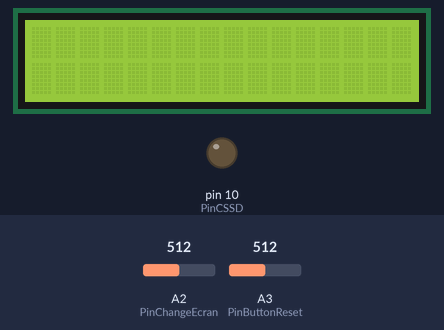
This sketch was run on a simulated Arduino Uno, built with avr-gcc and run on an emulated ATmega328P. Shown: 16×2 character LCD, output pins drawn as LEDs (lit = HIGH). Inputs (shaded band) come from the test bench; at power-on: A2 (PinChangeEcran) = 512, A3 (PinButtonReset) = 512. The local clock reads 2024-03-15 10:24:30 at power-on unless the sketch sets it; storage starts empty; what the sketch prints to the serial monitor is not drawn.

Above: at 1.2 s.
1.3 s: A2 (PinChangeEcran) set to 888
3.0 s: A2 (PinChangeEcran) set to 918
At 3.9 s:
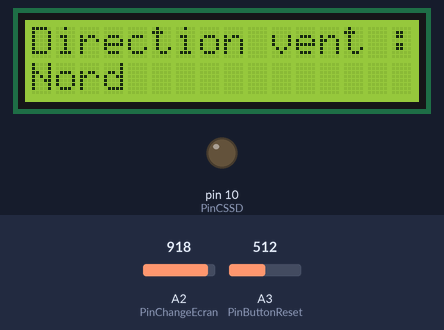
6.0 s: A3 (PinButtonReset) set to 910
At 7.4 s:
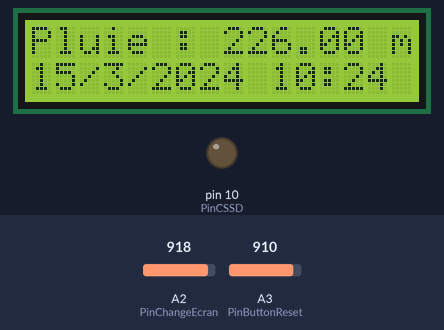
9.0 s: A2 (PinChangeEcran) set to 900
10.5 s: A3 (PinButtonReset) set to 888
At 14.6 s:
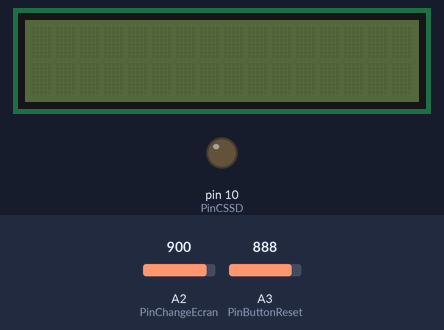
Timing chart, 0 to 16.0 s (numbered marks = the images above; inputs shaded):
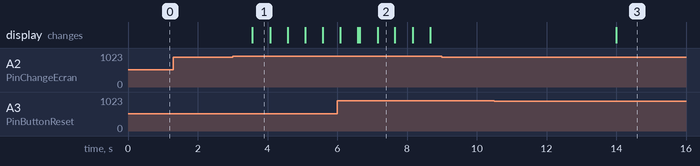

The sketch:

TestDisplayWitoutRadio.ino
```cpp
#include "Arduino.h"
#include <LiquidCrystal_I2C.h>
#include <SPI.h>
#include <Wire.h>
#include <SD.h>
#include <RTClib.h>
#include "DHT.h"


// To test the function :
String MessageTest = "RAINZ20SENSZ3375SPEEDZ313TEMPZ584";
int LengthRadioMessage = MessageTest.length();
bool AffichageTest = true;
int counter = 0;

// Variables and pins for display
const int PinChangeEcran = A2;
const int PinButtonReset = A3;
bool Affichage;
bool LastDisplay; //to avoid blinking
String MessageLCD0; //message on upper line
String MessageLCD1; //message on lower line
int NumEcran;
// Set the LCD address to 0x27 for a 16 chars and 2 line display
LiquidCrystal_I2C lcd(0x27, 16, 2);

//Variables pour le debounce time
// Last : N-1
int PositionReset;
int PositionChange;
int LastPositionReset;
int LastPositionChange;
unsigned long LastdebounceTimeReset = 0;
unsigned long LastdebounceTimeChange = 0;

//Temps d'affichage des valeurs sur l'écran
const int TimeAffichageMax = 5; //time to display data (s)
unsigned long TimeAffichageCourant = 0;
unsigned long debutAffichage = 0;
unsigned long LastdebounceTime = 0;  // the last time the output pin was toggled
unsigned int debounceDelay = 500;    // the debounce time; increase if the output flickers

// To decode the received message
String ReceivedMessage;
const int NumberDataType = 4;
int ReceivedData[NumberDataType]; //Data received by radio without change

// To stock the Data before save, 20 elements = 1h
const int NumberDataSave = 20; //Number of data to store before save
int RainGaugeDataSave[NumberDataSave];
int WindSpeedDataSave[NumberDataSave];
int WindDirectionDataSave[NumberDataSave];
int TempDataSave[NumberDataSave];
int WritingIndex = 0;

// To stock the data to display, 5 elements = 15min
const int NumberDataDisplay = 5; //Number of data to store for the display
float RainGaugeReset = 0; // Rain gauge since last reset
int WindSpeedDataDisplay[NumberDataDisplay];
int WindDirectionDataDisplay[NumberDataDisplay];
int TempDataDisplay[NumberDataDisplay];
int WritingIndexDisplay = 0; //to write data inside display array

// Data for Display
float DataAffichage[NumberDataType];

// Information about time and date
unsigned long UnixTime;
int CurrentMinute;
int CurrentHour;
int SaveHour = 0; // hour of the last save
int MinuteMessage = 0; // minute of the last message
int MinuteBetweenMessage = 3; // number of minute between two message
int HourBetweenSave = 1; // number of hour between 2 save
String DateScheduleReset; //date and schedule of the last reset
String DateScheduleSave; // date and schedule of the save
unsigned long LastReset;
const int TimeBetweenReset = 5; //number of second between two reset
RTC_PCF8523 RTC;


// Informations for the save on the SD card :
String FileName = "DataMeteo.txt";
const int PinCSSD = 10; //CS of the SD card reader

// Informations about temp and humidity inside the house
#define DHTPIN 7     // Digital pin connected to the DHT sensor
#define DHTTYPE DHT11   // DHT 11
DHT dht(DHTPIN, DHTTYPE);

int PositionButton(int EntreeAnalog){
  // si bouton appuie : 1
  //On fait un changement de boutton que lorsque l'on passe de 1 à 0

  int PositionButton;

  if(EntreeAnalog > 900) return(1);
  return(0);
}

void setup() {

  Serial.begin(9600);

  Affichage = false; //parametre d'affichage
  LastDisplay = false;
  NumEcran = 0;
  lcd.begin();

  //Initilisation des position des boutons pour l'affichage
  PositionReset = PositionButton(analogRead(PinButtonReset));
  PositionChange = PositionButton(analogRead(PinChangeEcran));
  LastPositionReset = PositionReset;
  LastPositionChange = PositionChange;

  // use to init the RTC module
  Wire.begin();
  RTC.begin(); // load the time from your computer.
  if (! RTC.initialized())
  {
    Serial.println("RTC is NOT running!");
    // This will reflect the time that your sketch was compiled
    RTC.adjust(DateTime(__DATE__, __TIME__));
  }

  //data on the reset
  DateScheduleReset = getDate() + " " + getHoraireHM();
  LastReset = RTC.now().unixtime();

  // To init the SD card reader
  pinMode(PinCSSD, OUTPUT); //pin slave du lecteur sd

  if (!SD.begin(PinCSSD))
  {
    Serial.println("Card Failure, or not present");
    // don't do anything more:
    while (1);
  }
  Serial.println("card initialized.");

  //init the temp/humidity sensor in the house
  dht.begin();


  MinuteMessage = RTC.now().minute();
}

String WindDirectionName(float WindAngle)
{
  //Function to return the name of the direction of the wind
  //only 8 names, majority for the 4 cardinal points
  String Direction;
  if(WindAngle < 5) return("Nord");
  if(WindAngle < 27,5) return("Nord");
  if(WindAngle < 50) return("Nord-Est");
  if(WindAngle < 72,5) return("Est");
  if(WindAngle < 95) return("Est");
  if(WindAngle < 117,5) return("Est");
  if(WindAngle < 140) return("Sud-Est");
  if(WindAngle < 162,5) return("Sud");
  if(WindAngle < 185) return("Sud");
  if(WindAngle < 207,5) return("Sud");
  if(WindAngle < 230) return("Sud-Ouest");
  if(WindAngle < 252,5) return("Ouest");
  if(WindAngle < 275) return("Ouest");
  if(WindAngle < 297,5) return("Ouest");
  if(WindAngle < 320) return("Nord-Ouest");
  if(WindAngle < 342,5) return("Nord");
}

void SelectionDonneeAffichage(int numero, float DataAffichage[]){
  //Fonction qui modifie les valeurs qui sont envoyées à l'écran LCD

  if(numero == 0){
    //on affiche le nombre de mm tombe
    MessageLCD0 = "Pluie : " + String(RainGaugeReset) + " mm";
    MessageLCD1 = DateScheduleReset;
  }
  else if(numero == 1){
    //Affiche les données sur la direction du vent
    MessageLCD0 = "Direction vent : ";
    MessageLCD1 = WindDirectionName(DataAffichage[1]);
  }
  else if(numero == 2){
    //Affiche les données sur la force du vent
    MessageLCD0 = "Vitesse du vent ";
    MessageLCD1 = String(DataAffichage[2]) + " km/h      ";
    }
  else if(numero == 3){
    //Affiche les données sur la température
    MessageLCD0 = "Temperature :   ";
    MessageLCD1 = String(DataAffichage[3]) + " degC      ";
    }
}

long SumArray(int ArrayData[], int LengthData)
{
  //Calculate the sum of all the element of an int Array
  long Sum = 0;
  for(int i=0; i<LengthData; i++)
  {
    Sum += ArrayData[i];
  }
  return(Sum);
}

float MeanArray(int ArrayData[], int LengthData)
{
  long Sum = SumArray(ArrayData, LengthData);
  float Mean;
  Mean = float(Sum)/float(LengthData);
  return(Mean);
}

void Decoding()
{
  // this function take the message and extract the data and write them in the array
  int NumData = 0; // number of the data to store
  String ReceivedRainGauge = "";
  String ReceivedWindSpeed = "";
  String ReceivedWindDirection = "";
  String ReceivedTemp = "";
  bool Enregistrement = true;
  //int LengthRadioMessage = radio.DATALEN;

  for(int j = 0; j < LengthRadioMessage; j++)
  {// Check all the charactere in the message
    //char CharCurrent = radio.DATA[j];

    char CharCurrent = MessageTest[j]; //for the test
    if(CharCurrent == 'Z')
    {// a data is found or the next mane is found
        Enregistrement = !Enregistrement;
        NumData += 1;
    }

    if(isDigit(CharCurrent))
    {
      switch(NumData)
      {
        case 1:
          ReceivedRainGauge += String(CharCurrent);
          break;
        case 2:
          ReceivedWindDirection += String(CharCurrent);
          break;
        case 3:
          ReceivedWindSpeed += String(CharCurrent);
          break;
        case 4:
          ReceivedTemp += String(CharCurrent);
          break;
      }
    }
  }

  // The message is translate, it's possible to add the data to the storing arrays
  // The values are still integer because there is a *10 factor
  // The temperature has a +40°C to have positive integer

  // For the Saved Data
  RainGaugeDataSave[WritingIndex] = ReceivedRainGauge.toInt();
  WindDirectionDataSave[WritingIndex] = ReceivedWindDirection.toInt();
  WindSpeedDataSave[WritingIndex] = ReceivedWindSpeed.toInt();
  TempDataSave[WritingIndex] = ReceivedTemp.toInt();
  WritingIndex = (WritingIndex + 1) % 20; //write on the next case of the array
  //for the displayed data
  RainGaugeReset += float(ReceivedRainGauge.toInt())/10; // Add the amount of water
  WindDirectionDataDisplay[WritingIndexDisplay] = ReceivedWindDirection.toInt();
  WindSpeedDataDisplay[WritingIndexDisplay] = ReceivedWindSpeed.toInt();
  TempDataDisplay[WritingIndexDisplay] = ReceivedTemp.toInt();
  WritingIndexDisplay = (WritingIndexDisplay + 1) % 5; //write on the next case of the array
}

void InitArray(int ArrayData[], int LengthData)
{
  for(int i=0; i<LengthData; i++)
  {
    ArrayData[i] = 0;
  }
}
String getDate() {
  DateTime now = RTC.now();
  int Year = now.year();
  int Month = now.month();
  int Day = now.day();
  String Date = String(Day) + '/' + String(Month) + '/' + String(Year);
  return(Date);
}
String getHoraireHM(){
  DateTime now = RTC.now();
  int Hour = now.hour();
  int Minute = now.minute();
  String Horaire = String(Hour) + ":" + String(Minute);
  return(Horaire);
}

float getTempHouse()
{
  //get the temp in the house with the DHT11 sensor
}

float getHumidityHouse()
{
  //get the humidity in the house with the DHT11 sensor
}

/*-------------------------------------------------------------------------*/

void loop(){

  // get the minute and hour
  DateTime now = RTC.now();
  UnixTime = now.unixtime();
  CurrentMinute = now.minute();
  CurrentHour = now.hour();

  /* -----------------------------------------------------------------*/
  /* To received Data from the sensor */
  // Send a radio message to get the data for the sensor card

  Decoding();

  // Update of display Data
  DataAffichage[0] = RainGaugeReset;
  DataAffichage[1] = MeanArray(WindDirectionDataDisplay, NumberDataDisplay) / 10;
  DataAffichage[2] = MeanArray(WindSpeedDataDisplay, NumberDataDisplay) / 10;
  DataAffichage[3] = (MeanArray(TempDataDisplay, NumberDataDisplay) / 10) - 40;

  /* -----------------------------------------------------------------*/
  /* For the display */
  //On regarde si il y a eu un changement d'état du bouton change
  PositionChange = PositionButton(analogRead(PinChangeEcran));
  if(PositionChange != LastPositionChange){
    LastdebounceTimeChange = millis();
    }
  if(((millis() - LastdebounceTimeChange) > debounceDelay) && (true)){
    if(PositionChange == 1){
      NumEcran = (NumEcran + 1) % 4;
      Affichage = true;
      LastDisplay = false; //to force the update of the display
      LastdebounceTimeChange = millis();
      debutAffichage = long(millis()/1000); // reinit of the display timer


      //Init the line to display
      SelectionDonneeAffichage(NumEcran, DataAffichage);
    }
  }
  LastPositionChange = PositionChange;


  TimeAffichageCourant = long(millis()/1000) - debutAffichage;
  if(TimeAffichageCourant > TimeAffichageMax){
    //regarde depuis combien de temps c'est affiche, on coupe si trop longptemps
    Affichage = false;
  }

  if(Affichage && !LastDisplay)
  { //management of the display
    lcd.backlight();
    lcd.display();
    lcd.setCursor(0, 0);
    lcd.println("                "); //erase caractere in memory
    lcd.setCursor(0, 0);
    lcd.println(MessageLCD0);
    lcd.setCursor(0, 1);
    lcd.println("                ");
    lcd.setCursor(0, 1);
    lcd.println(MessageLCD1);
  }
  else if(LastDisplay && !Affichage)
  {
    lcd.noDisplay();
    lcd.noBacklight();
  }
  LastDisplay = Affichage;

  /* To reset the data (red button) */
  //On regarde si il y a eu un changement d'état du bouton reset
  PositionReset = PositionButton(analogRead(PinButtonReset));
  if(PositionReset != LastPositionReset){
    LastdebounceTimeReset = millis();
  }
  if((millis() - LastdebounceTimeReset) > debounceDelay){
    if((PositionReset == 1) && ((UnixTime - LastReset) > TimeBetweenReset)){
      RainGaugeReset = 0;
      MessageLCD0 = "Compteur pluie  ";
      MessageLCD1 = "remis a zero    ";
      Affichage = true;
      LastDisplay = false; //to force the update of the display
      debutAffichage = long(millis()/1000); //Reinitialise le timer d'affichage
      DateScheduleReset = getDate() + " " + getHoraireHM(); // the moment the person press the button
      LastReset = UnixTime;
      Serial.println("Reset of rain gauge");
    }
  }
  LastPositionReset = PositionReset;


  /* To save the data on the SD card */
  if(((MinuteMessage + 1) % 60) == CurrentMinute)
  {
    // We save the data on the SD card
    String ArrayNameData[NumberDataType] = {"Pluie;", "Direction Vent;", "Force Vent;", "Temperature;"};

    // Collection and mean of data before save :
    float DataGroupSave[NumberDataType];
    DataGroupSave[0] = float(SumArray(RainGaugeDataSave, NumberDataSave)) / 10;
    DataGroupSave[1] = MeanArray(WindDirectionDataSave, NumberDataSave) / 10;
    DataGroupSave[2] = MeanArray(WindSpeedDataSave, NumberDataSave) / 10;
    DataGroupSave[3] = ((MeanArray(TempDataSave, NumberDataSave) / 10) - 40);

    // get the date and time of the save
    DateScheduleSave = getDate() + ";" + getHoraireHM() + ";";

    // open the file
    File dataFile = SD.open("Meteo.txt", FILE_WRITE);
    if (dataFile) {
      // the card had opened the file
      // write all the information (Rain, wind dierction and speed, out temp)
      for(int i = 0; i < NumberDataType; i++)
      {
        String LigneCSV = ArrayNameData[i] + DateScheduleSave + ";" + String(DataGroupSave[i]) + ";exterieur";
        dataFile.println(LigneCSV);
      }

      // Write the information about the temp/humidity inside the house
      float TempInside = dht.readTemperature();
      float HumidityInside = dht.readHumidity();
      if (!isnan(TempInside) || !isnan(HumidityInside))
      { //check if the reading of temperature or the humidity is ok
        float HeatIndex = dht.computeHeatIndex(TempInside, HumidityInside, false); // Compute heat index in Celsius (isFahreheit = false)
        String LigneTempInside = "Temperature;" + DateScheduleSave + TempInside + ";interieur";
        String LigneHumidityInside = "Humidite;" + DateScheduleSave + HumidityInside + ";interieur";
        String LigneHeatIndexInside = "Indice de chaleur;" + DateScheduleSave + HeatIndex + ";interieur";
        dataFile.println(LigneTempInside);
        dataFile.println(LigneHumidityInside);
        dataFile.println(LigneHeatIndexInside);
      }

      dataFile.close(); //close the file
    }
    else {
      Serial.println("Couldn't open log file");
    }
    MinuteMessage = CurrentMinute;

  }

  /*counter++;
  /* To test the fonction :
  if(AffichageTest && counter == 25)
  {

  }*/
}
```

Measured:
- the behaviour switches between 900 and 901 on A2 (PinChangeEcran) (found by bisection; images 0 and 1)
- the behaviour switches between 901 and 900 on A3 (PinButtonReset) (found by bisection; images 2 and 3)
- after the input at 1.3 s, every drawn part: stays the same
- after the input at 3.0 s, the display: changes after 0.57 s (image 1)
- after the input at 6.0 s, the display: first differs from a run without the input after 0.58 s (image 2 shows a later state)
- after the input at 9.0 s, every drawn part: stays the same
- after the input at 10.5 s, the display: changes after 3.5 s (image 3)
- what the display in image 1 shows lasts 0.5 s, from 3.6 s to 4.1 s
